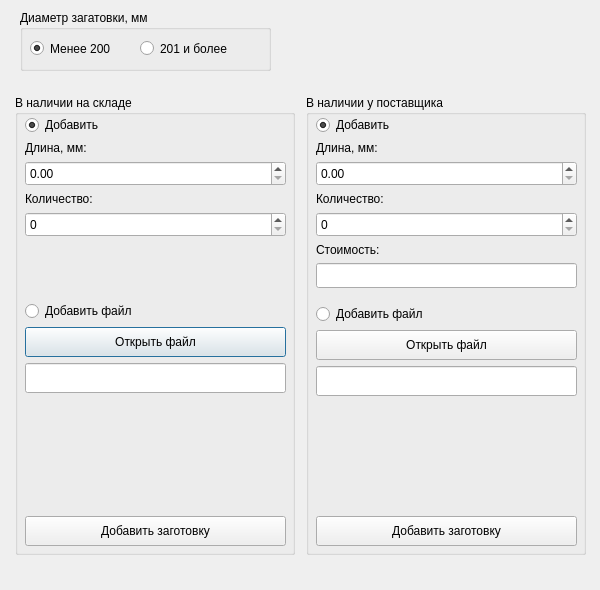
<?xml version="1.0" encoding="UTF-8"?>
<ui version="4.0">
 <class>DialogAddBar</class>
 <widget class="QDialog" name="DialogAddBar">
  <property name="enabled">
   <bool>true</bool>
  </property>
  <property name="geometry">
   <rect>
    <x>0</x>
    <y>0</y>
    <width>600</width>
    <height>590</height>
   </rect>
  </property>
  <property name="minimumSize">
   <size>
    <width>600</width>
    <height>590</height>
   </size>
  </property>
  <property name="maximumSize">
   <size>
    <width>600</width>
    <height>590</height>
   </size>
  </property>
  <property name="windowTitle">
   <string>Параметры заготовок</string>
  </property>
  <widget class="QWidget" name="horizontalLayoutWidget">
   <property name="geometry">
    <rect>
     <x>10</x>
     <y>80</y>
     <width>581</width>
     <height>491</height>
    </rect>
   </property>
   <layout class="QHBoxLayout" name="horizontalLayout">
    <item>
     <widget class="QGroupBox" name="groupBoxInStock">
      <property name="maximumSize">
       <size>
        <width>280</width>
        <height>460</height>
       </size>
      </property>
      <property name="title">
       <string>В наличии на складе</string>
      </property>
      <widget class="QWidget" name="verticalLayoutWidget">
       <property name="geometry">
        <rect>
         <x>10</x>
         <y>20</y>
         <width>261</width>
         <height>431</height>
        </rect>
       </property>
       <layout class="QVBoxLayout" name="verticalLayout">
        <item>
         <widget class="QRadioButton" name="addBar_stManually">
          <property name="text">
           <string>Добавить</string>
          </property>
          <property name="checked">
           <bool>true</bool>
          </property>
         </widget>
        </item>
        <item>
         <widget class="QLabel" name="label">
          <property name="text">
           <string>Длина, мм:</string>
          </property>
         </widget>
        </item>
        <item>
         <widget class="QDoubleSpinBox" name="addLenght_st">
          <property name="minimumSize">
           <size>
            <width>0</width>
            <height>25</height>
           </size>
          </property>
          <property name="maximumSize">
           <size>
            <width>16777215</width>
            <height>25</height>
           </size>
          </property>
          <property name="maximum">
           <double>100000.000000000000000</double>
          </property>
         </widget>
        </item>
        <item>
         <widget class="QLabel" name="label_2">
          <property name="text">
           <string>Количество:</string>
          </property>
         </widget>
        </item>
        <item>
         <widget class="QSpinBox" name="amountOfBar_st">
          <property name="minimumSize">
           <size>
            <width>0</width>
            <height>25</height>
           </size>
          </property>
          <property name="maximumSize">
           <size>
            <width>16777215</width>
            <height>25</height>
           </size>
          </property>
          <property name="maximum">
           <number>100</number>
          </property>
         </widget>
        </item>
        <item>
         <spacer name="verticalSpacer">
          <property name="orientation">
           <enum>Qt::Vertical</enum>
          </property>
          <property name="sizeType">
           <enum>QSizePolicy::Maximum</enum>
          </property>
          <property name="sizeHint" stdset="0">
           <size>
            <width>20</width>
            <height>58</height>
           </size>
          </property>
         </spacer>
        </item>
        <item>
         <widget class="QRadioButton" name="addFileBar_st">
          <property name="text">
           <string>Добавить файл</string>
          </property>
         </widget>
        </item>
        <item>
         <widget class="QPushButton" name="pcmDir_stock">
          <property name="minimumSize">
           <size>
            <width>0</width>
            <height>30</height>
           </size>
          </property>
          <property name="maximumSize">
           <size>
            <width>16777215</width>
            <height>30</height>
           </size>
          </property>
          <property name="text">
           <string>Открыть файл</string>
          </property>
         </widget>
        </item>
        <item>
         <widget class="QLineEdit" name="textDir_stock">
          <property name="enabled">
           <bool>true</bool>
          </property>
          <property name="minimumSize">
           <size>
            <width>0</width>
            <height>30</height>
           </size>
          </property>
          <property name="maximumSize">
           <size>
            <width>16777215</width>
            <height>30</height>
           </size>
          </property>
         </widget>
        </item>
        <item>
         <spacer name="verticalSpacer_5">
          <property name="orientation">
           <enum>Qt::Vertical</enum>
          </property>
          <property name="sizeHint" stdset="0">
           <size>
            <width>20</width>
            <height>40</height>
           </size>
          </property>
         </spacer>
        </item>
        <item>
         <widget class="QPushButton" name="addBarInStock">
          <property name="minimumSize">
           <size>
            <width>0</width>
            <height>30</height>
           </size>
          </property>
          <property name="text">
           <string>Добавить заготовку</string>
          </property>
         </widget>
        </item>
       </layout>
      </widget>
     </widget>
    </item>
    <item>
     <widget class="QGroupBox" name="groupBoxAtSupplier">
      <property name="maximumSize">
       <size>
        <width>280</width>
        <height>460</height>
       </size>
      </property>
      <property name="layoutDirection">
       <enum>Qt::LeftToRight</enum>
      </property>
      <property name="title">
       <string>В наличии у поставщика</string>
      </property>
      <widget class="QWidget" name="verticalLayoutWidget_2">
       <property name="geometry">
        <rect>
         <x>10</x>
         <y>20</y>
         <width>261</width>
         <height>431</height>
        </rect>
       </property>
       <layout class="QVBoxLayout" name="verticalLayout_2">
        <item>
         <widget class="QRadioButton" name="addBar_supManually">
          <property name="text">
           <string>Добавить</string>
          </property>
          <property name="checked">
           <bool>true</bool>
          </property>
         </widget>
        </item>
        <item>
         <widget class="QLabel" name="label_3">
          <property name="text">
           <string>Длина, мм:</string>
          </property>
         </widget>
        </item>
        <item>
         <widget class="QDoubleSpinBox" name="addLenght_sup">
          <property name="minimumSize">
           <size>
            <width>0</width>
            <height>25</height>
           </size>
          </property>
          <property name="maximumSize">
           <size>
            <width>16777215</width>
            <height>25</height>
           </size>
          </property>
          <property name="maximum">
           <double>100000.000000000000000</double>
          </property>
         </widget>
        </item>
        <item>
         <widget class="QLabel" name="label_4">
          <property name="text">
           <string>Количество:</string>
          </property>
         </widget>
        </item>
        <item>
         <widget class="QSpinBox" name="amountOfBar_sup">
          <property name="minimumSize">
           <size>
            <width>0</width>
            <height>25</height>
           </size>
          </property>
          <property name="maximum">
           <number>100</number>
          </property>
         </widget>
        </item>
        <item>
         <widget class="QLabel" name="label_5">
          <property name="text">
           <string>Стоимость:</string>
          </property>
         </widget>
        </item>
        <item>
         <widget class="QLineEdit" name="costOfBar_sup">
          <property name="minimumSize">
           <size>
            <width>0</width>
            <height>25</height>
           </size>
          </property>
          <property name="maximumSize">
           <size>
            <width>16777215</width>
            <height>25</height>
           </size>
          </property>
         </widget>
        </item>
        <item>
         <spacer name="verticalSpacer_6">
          <property name="orientation">
           <enum>Qt::Vertical</enum>
          </property>
          <property name="sizeType">
           <enum>QSizePolicy::Maximum</enum>
          </property>
          <property name="sizeHint" stdset="0">
           <size>
            <width>20</width>
            <height>10</height>
           </size>
          </property>
         </spacer>
        </item>
        <item>
         <widget class="QRadioButton" name="addFileBarr_sup">
          <property name="text">
           <string>Добавить файл</string>
          </property>
         </widget>
        </item>
        <item>
         <widget class="QPushButton" name="pcmDir_supplier">
          <property name="minimumSize">
           <size>
            <width>0</width>
            <height>30</height>
           </size>
          </property>
          <property name="maximumSize">
           <size>
            <width>16777215</width>
            <height>30</height>
           </size>
          </property>
          <property name="text">
           <string>Открыть файл</string>
          </property>
         </widget>
        </item>
        <item>
         <widget class="QLineEdit" name="textDir_supplier">
          <property name="enabled">
           <bool>true</bool>
          </property>
          <property name="minimumSize">
           <size>
            <width>0</width>
            <height>30</height>
           </size>
          </property>
          <property name="maximumSize">
           <size>
            <width>16777215</width>
            <height>30</height>
           </size>
          </property>
         </widget>
        </item>
        <item>
         <spacer name="verticalSpacer_2">
          <property name="orientation">
           <enum>Qt::Vertical</enum>
          </property>
          <property name="sizeHint" stdset="0">
           <size>
            <width>20</width>
            <height>40</height>
           </size>
          </property>
         </spacer>
        </item>
        <item>
         <widget class="QPushButton" name="addBarAtSupplier">
          <property name="minimumSize">
           <size>
            <width>0</width>
            <height>30</height>
           </size>
          </property>
          <property name="maximumSize">
           <size>
            <width>16777215</width>
            <height>30</height>
           </size>
          </property>
          <property name="text">
           <string>Добавить заготовку</string>
          </property>
         </widget>
        </item>
       </layout>
      </widget>
     </widget>
    </item>
   </layout>
  </widget>
  <widget class="QGroupBox" name="diameterBar">
   <property name="geometry">
    <rect>
     <x>20</x>
     <y>10</y>
     <width>251</width>
     <height>61</height>
    </rect>
   </property>
   <property name="title">
    <string>Диаметр загатовки, мм</string>
   </property>
   <widget class="QRadioButton" name="diameterLess200">
    <property name="geometry">
     <rect>
      <x>10</x>
      <y>30</y>
      <width>101</width>
      <height>17</height>
     </rect>
    </property>
    <property name="text">
     <string>Менее 200</string>
    </property>
    <property name="checked">
     <bool>true</bool>
    </property>
   </widget>
   <widget class="QRadioButton" name="diameterMore200">
    <property name="geometry">
     <rect>
      <x>120</x>
      <y>30</y>
      <width>101</width>
      <height>17</height>
     </rect>
    </property>
    <property name="text">
     <string>201 и более</string>
    </property>
    <property name="checkable">
     <bool>true</bool>
    </property>
   </widget>
  </widget>
 </widget>
 <resources/>
 <connections/>
</ui>
